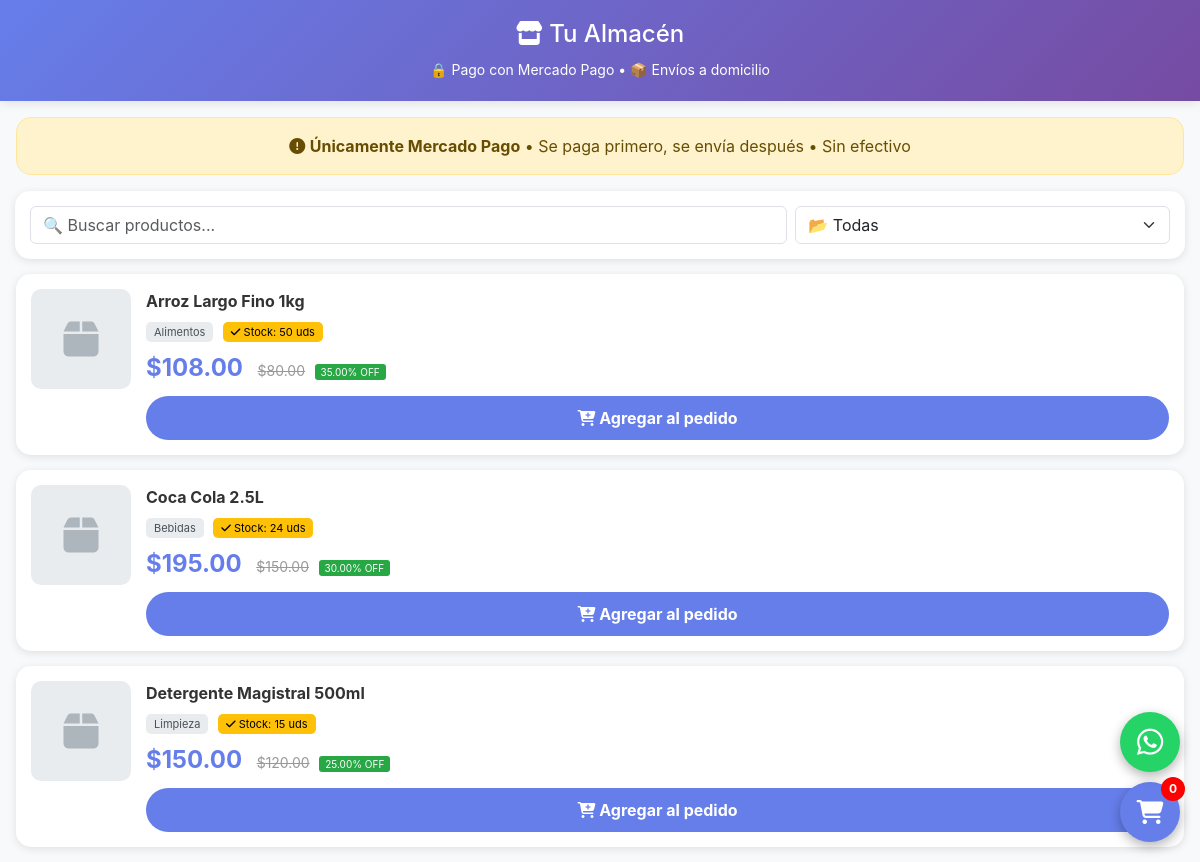
Page /demo_cliente.php on the committed database.
### tables this page shows
CREATE TABLE `productos` (
  `id` int(11) NOT NULL AUTO_INCREMENT,
  `codigo_barras` varchar(50) DEFAULT NULL,
  `nombre` varchar(255) NOT NULL,
  `descripcion` text DEFAULT NULL,
  `categoria` varchar(100) DEFAULT NULL,
  `precio_compra` decimal(10,2) NOT NULL,
  `margen_porcentaje` decimal(5,2) DEFAULT 30.00,
  `precio_venta` decimal(10,2) NOT NULL,
  `stock_actual` int(11) DEFAULT 0,
  `stock_minimo` int(11) DEFAULT 5,
  `archivo_id` int(11) DEFAULT NULL,
  `imagen_url` varchar(500) DEFAULT NULL,
  `proveedor` varchar(100) DEFAULT 'Maxi Consumo',
  `fecha_creacion` datetime DEFAULT current_timestamp(),
  `fecha_actualizacion` datetime DEFAULT current_timestamp() ON UPDATE current_timestamp(),
  `activo` tinyint(1) DEFAULT 1,
  PRIMARY KEY (`id`),
  KEY `archivo_id` (`archivo_id`),
  KEY `idx_categoria` (`categoria`),
  KEY `idx_codigo` (`codigo_barras`),
  CONSTRAINT `productos_ibfk_1` FOREIGN KEY (`archivo_id`) REFERENCES `archivos` (`id`) ON DELETE SET NULL
);

### demo_cliente.php (the view, shortened to what this page needs)
<?php
require_once 'config/database.php';
$stmt = $pdo->query("
    SELECT p.*, a.ruta as imagen
    FROM productos p
    LEFT JOIN archivos a ON p.archivo_id = a.id
    WHERE p.activo = 1
    ORDER BY p.categoria, p.nombre
    LIMIT 20
");
$productos = $stmt->fetchAll();
?>
<!DOCTYPE html>
<html lang="es">
<head>
    <link href="https://cdn.jsdelivr.net/npm/bootstrap@5.3.0/dist/css/bootstrap.min.css" rel="stylesheet">
    <link rel="stylesheet" href="https://cdnjs.cloudflare.com/ajax/libs/font-awesome/6.4.0/css/all.min.css">
</head>
<body>
    <div class="header">
        <h4><i class="fas fa-store"></i> Tu Almacén</h4>
        <p class="mb-0"><small>🔒 Pago con Mercado Pago • 📦 Envíos a domicilio</small></p>
    </div>
    <div class="alert alert-warning text-center m-3" style="border-radius: 15px;">
        <i class="fas fa-exclamation-circle"></i>
        <strong>Únicamente Mercado Pago</strong> • Se paga primero, se envía después • Sin efectivo
    </div>
    <div class="search-box">
        <div class="row g-2">
            <div class="col-8">
                <input type="text" class="form-control" placeholder="🔍 Buscar productos..." id="buscar">
            </div>
            <div class="col-4">
                <select class="form-select" id="categoria-select" onchange="filtrarCategoria(this.value)">
                    <option value="">📂 Todas</option>
                </select>
            </div>
        </div>
    </div>
    <div class="container-fluid px-3">
        <?php if (empty($productos)): ?>
            <div class="alert alert-warning mt-3">
                <i class="fas fa-exclamation-triangle"></i>
                No hay productos disponibles aún.
            </div>
        <?php else: ?>
            <?php foreach ($productos as $producto): ?>
                <div class="producto-card" data-categoria="<?= htmlspecialchars($producto['categoria']) ?>">
                    <?php if ($producto['imagen']): ?>
                        <img src="<?= htmlspecialchars($producto['imagen']) ?>"
                             class="producto-imagen"
                             alt="<?= htmlspecialchars($producto['nombre']) ?>">
                    <?php else: ?>
                        <div class="producto-sin-imagen">
                            <i class="fas fa-box"></i>
                        </div>
                    <?php endif; ?>
                    <div class="producto-info">
                        <div class="producto-nombre"><?= htmlspecialchars($producto['nombre']) ?></div>
                        <div class="mb-2">
                            <span class="badge-categoria"><?= htmlspecialchars($producto['categoria']) ?></span>
                            <?php if ($producto['stock_actual'] > 0): ?>
                                <span class="badge-stock">
                                    <i class="fas fa-check"></i> Stock: <?= $producto['stock_actual'] ?> uds
                                </span>
                            <?php else: ?>
                                <span class="badge bg-danger">Sin stock</span>
                            <?php endif; ?>
                        </div>
                        <div>
                            <span class="producto-precio">$<?= number_format($producto['precio_venta'], 2) ?></span>
                            <?php if ($producto['precio_compra'] > 0): ?>
                                <span class="producto-precio-anterior">$<?= number_format($producto['precio_compra'], 2) ?></span>
                                <span class="ganancia-badge">
                                    <?= $producto['margen_porcentaje'] ?>% OFF
                                </span>
                            <?php endif; ?>
                        </div>
                        <button class="btn btn-whatsapp" onclick="agregarAlCarrito(<?= $producto['id'] ?>)">
                            <i class="fas fa-cart-plus"></i> Agregar al pedido
                        </button>
                    </div>
                </div>
            <?php endforeach; ?>
        <?php endif; ?>
    </div>
    <div class="carrito-flotante" onclick="verCarrito()">
        <i class="fas fa-shopping-cart"></i>
        <div class="carrito-badge" id="carrito-count">0</div>
    </div>
    <a href="https://wa.me/5491112345678?text=Hola, quiero hacer un pedido"
       style="position: fixed; bottom: 90px; right: 20px; background: #25D366; color: white; width: 60px; height: 60px; border-radius: 50%; display: flex; align-items: center; justify-content: center; font-size: 30px; box-shadow: 0 4px 12px rgba(0,0,0,0.3); text-decoration: none; z-index: 1000;">
        <i class="fab fa-whatsapp"></i>
    </a>
</body>
</html>

### demo_cliente.php (style rules this page uses)
:root { --primary-color: #667eea; --secondary-color: #764ba2; }
body { background: #f8f9fa; font-family: -apple-system, BlinkMacSystemFont, "Segoe UI", Roboto, "Helvetica Neue", Arial, sans-serif; }
.header { background: linear-gradient(135deg, var(--primary-color), var(--secondary-color)); color: white; padding: 20px 0; text-align: center; box-shadow: 0 2px 10px rgba(0,0,0,0.1); }
.producto-card { background: white; border-radius: 15px; padding: 15px; margin-bottom: 15px; box-shadow: 0 2px 8px rgba(0,0,0,0.1); display: flex; gap: 15px; }
.producto-sin-imagen { width: 100px; height: 100px; background: #e9ecef; border-radius: 10px; display: flex; align-items: center; justify-content: center; font-size: 40px; color: #adb5bd; flex-shrink: 0; }
.producto-info { flex: 1; }
.producto-nombre { font-weight: bold; margin-bottom: 5px; color: #333; }
.producto-precio { font-size: 24px; color: var(--primary-color); font-weight: bold; }
.producto-precio-anterior { text-decoration: line-through; color: #999; font-size: 14px; margin-left: 10px; }
.btn-whatsapp { background: var(--primary-color); color: white; border: none; border-radius: 25px; padding: 10px 20px; font-weight: bold; width: 100%; margin-top: 10px; }
.badge-stock { background: #ffc107; color: #000; padding: 3px 8px; border-radius: 5px; font-size: 11px; }
.badge-categoria { background: #e9ecef; color: #495057; padding: 3px 8px; border-radius: 5px; font-size: 11px; margin-right: 5px; }
.carrito-flotante { position: fixed; bottom: 20px; right: 20px; background: var(--primary-color); color: white; width: 60px; height: 60px; border-radius: 50%; display: flex; align-items: center; justify-content: center; font-size: 24px; box-shadow: 0 4px 12px rgba(0,0,0,0.3); cursor: pointer; z-index: 1000; }
.carrito-badge { position: absolute; top: -5px; right: -5px; background: red; color: white; border-radius: 50%; width: 24px; height: 24px; display: flex; align-items: center; justify-content: center; font-size: 12px; font-weight: bold; }
.search-box { padding: 15px; background: white; margin: 15px; border-radius: 15px; box-shadow: 0 2px 8px rgba(0,0,0,0.1); }
.ganancia-badge { background: #28a745; color: white; padding: 2px 6px; border-radius: 3px; font-size: 10px; margin-left: 5px; }

### rows in the picture
productos: nombre "Arroz Largo Fino 1kg", categoria "Alimentos", stock_actual "50", precio_venta "108.00", precio_compra "80.00", margen_porcentaje "35.00"
productos: nombre "Coca Cola 2.5L", categoria "Bebidas", stock_actual "24", precio_venta "195.00", precio_compra "150.00", margen_porcentaje "30.00"
productos: nombre "Detergente Magistral 500ml", categoria "Limpieza", stock_actual "15", precio_venta "150.00", precio_compra "120.00", margen_porcentaje "25.00"
